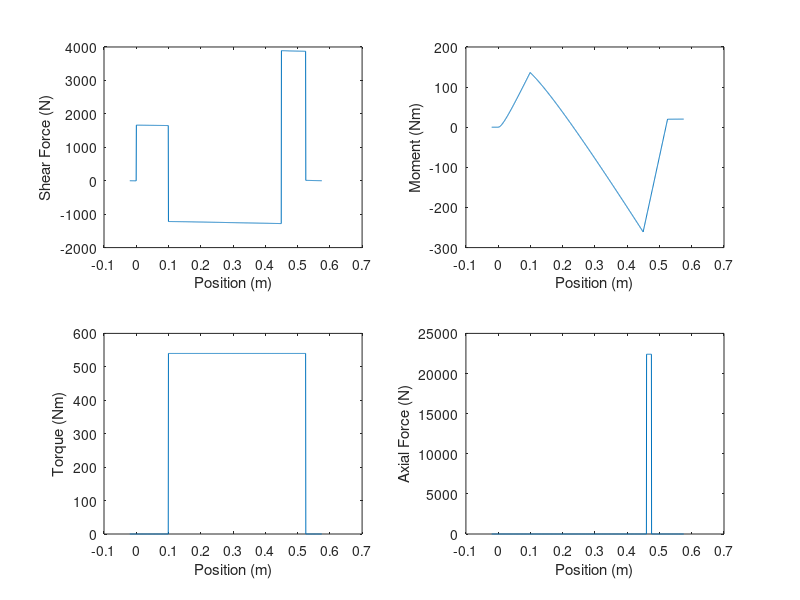

MATLAB code to generate this figure: (Note: this script raises an error after producing the figure.)
% Main script
clear;
g = 9.81;
shaftSpeed = 300*2*pi/60; % rad/s
S_ut = 460e6; % Pa
S_y = 380e6; % Pa

inToMm = 25.4; % converting inches to mm

% Table 11-2 Transverse (col1 = Bore Diameter, col3 = Bearing Width, col4 =
% Fillet Radius).  Note we are supposed to have a fillet radius <= 1mm for
% the gears.
table_112 = [10 30 9 0.6 12.5 27 5.07 2.24 4.94 2.12;
    12 32 10 0.6 14.5 28 6.89 3.10 7.02 3.05;
    15 35 11 0.6 17.5 31 7.80 3.55 8.06 3.65;
    17 40 12 0.6 19.5 34 9.56 4.50 9.95 4.75;
    20 47 14 1.0 25 41 12.7 6.20 13.3 6.55;
    25 52 15 1.0 30 47 14.0 6.95 14.8 7.65;
    30 62 16 1.0 35 55 19.5 10.0 20.3 11.0;
    35 72 17 1.0 41 65 25.5 13.7 27.0 15.0;
    40 80 18 1.0 46 72 30.7 16.6 31.9 18.6;
    45 85 19 1.0 52 77 33.2 18.6 35.8 21.2;
    50 90 20 1.0 56 82 35.1 19.6 37.7 22.8;
    55 100 21 1.5 63 90 43.6 25.0 46.2 28.5;
    60 110 22 1.5 70 99 47.5 28.0 55.9 35.5;
    65 120 23 1.5 74 109 55.9 34.0 63.7 41.5;
    70 125 24 1.5 79 114 61.8 37.5 68.9 45.5;
    75 130 25 1.5 86 119 66.3 40.5 71.5 49.0;
    80 140 26 2.0 93 127 70.2 45.0 80.6 55.0;
    85 150 28 2.0 99 136 83.2 53.0 90.4 63.0;
    90 160 30 2.0 104 146 95.6 62.0 106 73.5;
    95 170 32 2.0 110 156 108 69.5 121 85.0];

% Choose 1020 Cold Drawn Carbon Steel
% https://www.makeitfrom.com/material-properties/Cold-Drawn-1020-Carbon-Steel/
E = 190e9;      % Young's modulus
rho = 7.9e3;    % kg/m^3

% length range (m)
leftPoint = -20e-3;  % m
rightPoint = 575e-3; % m

N = 1000; % num points

%% Define x-dimension and location of shoulders, forces and components
x = linspace(leftPoint, rightPoint, N);
dx = (rightPoint-leftPoint)/(N-1);

xBearing  = [0.000 0.450];             % bearing locations
xGear     = [0.100 0.525];             % gear locations
xShoulder = [0.150 0.440 0.460 0.475]; % shoulder locations
xForce    = [0.000 0.100 0.450 0.525]; % force locations

% Compute index in x-vector
iX = @(x) int16((x-leftPoint)/dx)+1;
iBearing   = iX(xBearing);
iGear      = iX(xGear);
iShoulder  = iX(xShoulder);
iForce     = iX(xForce);

% Initial guess of segment diameters based on previous runs
dnVec = [45 55 65 80 60];

% Make diameter vector
dVec = zeros(1,N);
dVec(1:iShoulder(1)) = dnVec(1); 
dVec(iShoulder(1):iShoulder(2)) = dnVec(2);
dVec(iShoulder(2):iShoulder(3)) = dnVec(3);
dVec(iShoulder(3):iShoulder(4)) = dnVec(4);
dVec(iShoulder(4):N) = dnVec(5);

% Forces along shaft (N)
% Includes forces on gears and weight of gears
V = zeros(1,N);
V(iForce(1):iForce(2)) = 1.59e3;  % N
V(iForce(2):iForce(3)) = -1.28e3; % N
V(iForce(3):iForce(4)) = 3.86e3;  % N

% Consider weight of shaft
W = pi/4*(dVec*1e-3).^2 *dx*rho*g; % weight of shaft as vector
shaftWeight = sum(W);
shaftCentroid = sum(W.*x)/shaftWeight;

% Weight reactions from bearings
Wr = 0*x;
Wr(iBearing(1)) = (shaftCentroid-xBearing(1))/(xBearing(2)-xBearing(1))*shaftWeight;
Wr(iBearing(2)) = (xBearing(2)-shaftCentroid)/(xBearing(2)-xBearing(1))*shaftWeight;

% compute sheer due to weight associated reactions
Vw = 0*x;
for index = 1:N
   Vw(index) = sum(Wr(1:index)-W(1:index)); 
end
V = V + Vw; % Add sheer form weights to other sheer
V(end) = 0; % set to zero to fix rounding errors

% Moment along shaft (Nm)
for i=1:N
   M(i) = mean(V(1:i))*x(i); 
end

% Torque along shaft
T = zeros(1,N);
T(iGear(1):iGear(2)) = 540; % Nm

% Axial Force along shaft
F_axial = zeros(1,N);
F_axial(iShoulder(3):iShoulder(4)) = 22.4e3; % N

% Plot diagrams describing shaft loading
figure(1)
subplot(2,2,1)
plot(x,V)
xlabel('Position (m)')
ylabel('Shear Force (N)')
subplot(2,2,2)
plot(x,M)
xlabel('Position (m)')
ylabel('Moment (Nm)')
subplot(2,2,3)
plot(x,T)
xlabel('Position (m)')
ylabel('Torque (Nm)')
subplot(2,2,4)
plot(x,F_axial)
xlabel('Position (m)')
ylabel('Axial Force (N)')

% Critical location is at left shoulder for the worm gear (high moment,
% torque and axial loading present, large change in radii).
Ma = abs(M(iShoulder(4))); % Nm
Tm = T(iShoulder(4));      % Nm

for i=1:length(table_112(:,1))
    d = table_112(i,1);
    D = 1.3*d;
    r = min([table_112(i,4) 1]); % mm, set radi to reccomended radii but cap at 1mm
    n4 = fatigueAnalysis_soderberg(r,d,D,Ma,Tm);
    if n4 >= 3
        d5 = d;
        [~, index] = min(abs(table_112(:,1)-D));
        d4 = table_112(index,1);
        break
    end
end

% Next check interface for right bearing and its shoulder.
Ma = M(iShoulder(3)); % Nm
Tm = T(iShoulder(3)); % Nm

[~, index] = min(abs(table_112(:,1)-d4/1.2));
d3 = table_112(index,1);
r = min([table_112(index,4) 1]);
n3 = fatigueAnalysis_soderberg(r,d3,d4,Ma,Tm);

% Next check interface for right bearing shoulder and longer part of the 
% shaft.
Ma = M(iShoulder(2)); % Nm
Tm = T(iShoulder(2)); % Nm

[~, index] = min(abs(table_112(:,1)-d3/1.2));
d2 = table_112(index,1);
r  = min([table_112(index,4) 1]);
n2 = fatigueAnalysis_soderberg(r,d3,d4,Ma,Tm);

% Next check interface for left bearing shoulder.
Ma = M(iShoulder(1)); % Nm
Tm = T(iShoulder(1)); % Nm

[c, index] = min(abs(table_112(:,1)-d2/1.2));
d1 = table_112(index,1);
r  = min([table_112(index,4) 1]);
n1 = fatigueAnalysis_soderberg(r,d3,d4,Ma,Tm);

%[d1 d2 d3 d4 d5] % Uncomment to print required diameters
% Verify shaft diameter guesses
assert(dnVec(1)==d1, 'd1 guess wrong')
assert(dnVec(2)==d2, 'd2 guess wrong')
assert(dnVec(3)==d3, 'd3 guess wrong')
assert(dnVec(4)==d4, 'd4 guess wrong')
assert(dnVec(5)==d5, 'd5 guess wrong')

% Compute yield safety factor
sFYield = yieldAnalysis(V, M, T, dVec, S_y, length(V))

% Compute deflection and check values
[y, yx] = findDeflection(x, dVec, xBearing, M, E);

figure(4)
plot(x,y*1e3);
title('Deflection')
xlabel('Position (m)'); ylabel('Deflection (mm)');
fprintf('Deflection at spur gear is %.1e mm and at worm it is %.1e mm.\n', y(iGear(1))*1e3, y(iGear(2))*1e3)
% Both gears have > 3 teeth/inch
fprintf('Max deflection at spur gear is %.1e mm and at worm it is %.1e mm.\n\n', 0.01*inToMm, 0.01*inToMm)

figure(5)
plot(x,yx)
title('Slope')
xlabel('Position (m)'); ylabel('Slope (rad)');
[yxmax, imax] = max(yx);
fprintf('Slope at bearing A is %.1e rad and at B it is %.1e rad.\n', yx(iBearing(1)), yx(iBearing(2)))
% Assume deep-groove ball bearing at A and tapered roller bearing at B.
fprintf('Max slope at bearing A is %.1e rad and at B it is %.1e rad.\n\n', 0.001, 0.0005)

% Check critical speed
maxSpeed = findCriticalSpeed(x, y, W); %rad/s
assert(shaftSpeed < maxSpeed, 'Shaft critical speed too low');

% Plot final shaft design
figure(2)
hold on
plot(x,dVec/2, 'b')
plot(x,-dVec/2, 'b')
plot(x(1)*[1 1], [1 -1]*dVec(1)/2, 'b')
plot(x(end)*[1 1], [1 -1]*dVec(end)/2, 'b')
hold off
%axis([0 550e-3 30 70])
xlabel('Position (m)'); ylabel('Shaft Outline (mm)');

%close all